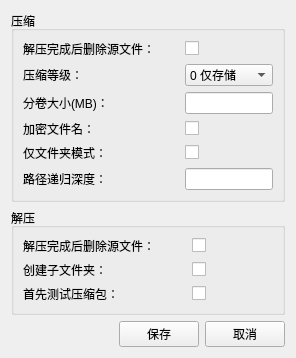
<?xml version="1.0" encoding="UTF-8"?>
<ui version="4.0">
 <class>PageFor7zConfig</class>
 <widget class="QWidget" name="PageFor7zConfig">
  <property name="geometry">
   <rect>
    <x>0</x>
    <y>0</y>
    <width>296</width>
    <height>331</height>
   </rect>
  </property>
  <property name="windowTitle">
   <string>7z配置</string>
  </property>
  <layout class="QGridLayout" name="gridLayout_3">
   <item row="0" column="0">
    <widget class="QGroupBox" name="groupBox">
     <property name="title">
      <string>压缩</string>
     </property>
     <layout class="QGridLayout" name="gridLayout" columnstretch="3,1">
      <item row="0" column="0">
       <widget class="QLabel" name="label">
        <property name="text">
         <string>解压完成后删除源文件：</string>
        </property>
       </widget>
      </item>
      <item row="0" column="1">
       <widget class="QCheckBox" name="is_delete_file_after_compress">
        <property name="layoutDirection">
         <enum>Qt::LeftToRight</enum>
        </property>
        <property name="autoFillBackground">
         <bool>false</bool>
        </property>
        <property name="text">
         <string/>
        </property>
       </widget>
      </item>
      <item row="1" column="0">
       <widget class="QLabel" name="label_2">
        <property name="text">
         <string>压缩等级：</string>
        </property>
       </widget>
      </item>
      <item row="1" column="1">
       <widget class="QComboBox" name="compress_level">
        <item>
         <property name="text">
          <string>0 仅存储</string>
         </property>
        </item>
        <item>
         <property name="text">
          <string>5 标准压缩</string>
         </property>
        </item>
        <item>
         <property name="text">
          <string>9 极限压缩</string>
         </property>
        </item>
       </widget>
      </item>
      <item row="2" column="0">
       <widget class="QLabel" name="label_3">
        <property name="text">
         <string>分卷大小(MB)：</string>
        </property>
       </widget>
      </item>
      <item row="2" column="1">
       <widget class="QLineEdit" name="volume_size"/>
      </item>
      <item row="3" column="0">
       <widget class="QLabel" name="label_4">
        <property name="text">
         <string>加密文件名：</string>
        </property>
       </widget>
      </item>
      <item row="3" column="1">
       <widget class="QCheckBox" name="is_encrypted_file_name">
        <property name="text">
         <string/>
        </property>
       </widget>
      </item>
      <item row="4" column="0">
       <widget class="QLabel" name="label_7">
        <property name="text">
         <string>仅文件夹模式：</string>
        </property>
       </widget>
      </item>
      <item row="4" column="1">
       <widget class="QCheckBox" name="is_folder_only">
        <property name="text">
         <string/>
        </property>
       </widget>
      </item>
      <item row="5" column="0">
       <widget class="QLabel" name="label_8">
        <property name="text">
         <string>路径递归深度：</string>
        </property>
       </widget>
      </item>
      <item row="5" column="1">
       <widget class="QLineEdit" name="path_recursion_depth"/>
      </item>
     </layout>
    </widget>
   </item>
   <item row="1" column="0">
    <widget class="QGroupBox" name="groupBox_2">
     <property name="title">
      <string>解压</string>
     </property>
     <layout class="QGridLayout" name="gridLayout_2" columnstretch="2,1">
      <item row="0" column="0">
       <widget class="QLabel" name="label_5">
        <property name="text">
         <string>解压完成后删除源文件：</string>
        </property>
       </widget>
      </item>
      <item row="0" column="1">
       <widget class="QCheckBox" name="is_delete_file_after_decompress">
        <property name="layoutDirection">
         <enum>Qt::LeftToRight</enum>
        </property>
        <property name="autoFillBackground">
         <bool>false</bool>
        </property>
        <property name="text">
         <string/>
        </property>
       </widget>
      </item>
      <item row="1" column="0">
       <widget class="QLabel" name="label_6">
        <property name="text">
         <string>创建子文件夹：</string>
        </property>
       </widget>
      </item>
      <item row="1" column="1">
       <widget class="QCheckBox" name="is_create_subfolder">
        <property name="layoutDirection">
         <enum>Qt::LeftToRight</enum>
        </property>
        <property name="autoFillBackground">
         <bool>false</bool>
        </property>
        <property name="text">
         <string/>
        </property>
       </widget>
      </item>
      <item row="2" column="0">
       <widget class="QLabel" name="label_9">
        <property name="text">
         <string>首先测试压缩包：</string>
        </property>
       </widget>
      </item>
      <item row="2" column="1">
       <widget class="QCheckBox" name="is_test_zip_first">
        <property name="text">
         <string/>
        </property>
       </widget>
      </item>
     </layout>
    </widget>
   </item>
   <item row="2" column="0">
    <layout class="QHBoxLayout" name="horizontalLayout">
     <item>
      <spacer name="horizontalSpacer">
       <property name="orientation">
        <enum>Qt::Horizontal</enum>
       </property>
       <property name="sizeHint" stdset="0">
        <size>
         <width>40</width>
         <height>20</height>
        </size>
       </property>
      </spacer>
     </item>
     <item>
      <widget class="QPushButton" name="save_settings">
       <property name="text">
        <string>保存</string>
       </property>
      </widget>
     </item>
     <item>
      <widget class="QPushButton" name="cancel_settings">
       <property name="text">
        <string>取消</string>
       </property>
      </widget>
     </item>
    </layout>
   </item>
  </layout>
 </widget>
 <resources/>
 <connections/>
</ui>
